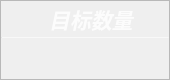
                    <widget class="QFrame" name="Target_QF_cam">
                     <property name="minimumSize">
                      <size>
                       <width>170</width>
                       <height>80</height>
                      </size>
                     </property>
                     <property name="maximumSize">
                      <size>
                       <width>170</width>
                       <height>80</height>
                      </size>
                     </property>
                     <property name="toolTipDuration">
                      <number>0</number>
                     </property>
                     <property name="styleSheet">
                      <string notr="true">QFrame#Target_QF_cam{
color: rgb(255, 255, 255);
border-radius: 15px;
background-color: qradialgradient(cx:0, cy:0, radius:1, fx:0.1, fy:0.1, stop:0 rgb(253, 139, 133),  stop:1 rgb(248, 194, 152));
border: 1px outset rgb(252, 194, 149)
}
</string>
                     </property>
                     <property name="frameShape">
                      <enum>QFrame::StyledPanel</enum>
                     </property>
                     <property name="frameShadow">
                      <enum>QFrame::Raised</enum>
                     </property>
                     <layout class="QVBoxLayout" name="verticalLayout_24" stretch="0,2,1">
                      <property name="spacing">
                       <number>0</number>
                      </property>
                      <property name="leftMargin">
                       <number>0</number>
                      </property>
                      <property name="topMargin">
                       <number>0</number>
                      </property>
                      <property name="rightMargin">
                       <number>0</number>
                      </property>
                      <property name="bottomMargin">
                       <number>0</number>
                      </property>
                      <item>
                       <widget class="QFrame" name="Target_top_cam">
                        <property name="styleSheet">
                         <string notr="true">border:none</string>
                        </property>
                        <property name="frameShape">
                         <enum>QFrame::StyledPanel</enum>
                        </property>
                        <property name="frameShadow">
                         <enum>QFrame::Raised</enum>
                        </property>
                        <layout class="QHBoxLayout" name="horizontalLayout_17">
                         <property name="spacing">
                          <number>0</number>
                         </property>
                         <property name="leftMargin">
                          <number>0</number>
                         </property>
                         <property name="topMargin">
                          <number>3</number>
                         </property>
                         <property name="rightMargin">
                          <number>0</number>
                         </property>
                         <property name="bottomMargin">
                          <number>3</number>
                         </property>
                         <item>
                          <widget class="QLabel" name="label_10">
                           <property name="maximumSize">
                            <size>
                             <width>16777215</width>
                             <height>30</height>
                            </size>
                           </property>
                           <property name="font">
                            <font>
                             <family>Segoe UI</family>
                             <pointsize>16</pointsize>
                             <italic>true</italic>
                             <bold>true</bold>
                            </font>
                           </property>
                           <property name="styleSheet">
                            <string notr="true">color: rgba(255, 255, 255,210);
padding-left:12px;
font: 700 italic 16pt &quot;Segoe UI&quot;;</string>
                           </property>
                           <property name="text">
                            <string>目标数量</string>
                           </property>
                           <property name="alignment">
                            <set>Qt::AlignCenter</set>
                           </property>
                           <property name="indent">
                            <number>0</number>
                           </property>
                          </widget>
                         </item>
                        </layout>
                       </widget>
                      </item>
                      <item>
                       <widget class="Line" name="line_7">
                        <property name="maximumSize">
                         <size>
                          <width>16777215</width>
                          <height>1</height>
                         </size>
                        </property>
                        <property name="styleSheet">
                         <string notr="true">background-color: rgba(255, 255, 255, 89);</string>
                        </property>
                        <property name="orientation">
                         <enum>Qt::Horizontal</enum>
                        </property>
                       </widget>
                      </item>
                      <item>
                       <widget class="QFrame" name="Target_bottom_cam">
                        <property name="styleSheet">
                         <string notr="true">border:none</string>
                        </property>
                        <property name="frameShape">
                         <enum>QFrame::StyledPanel</enum>
                        </property>
                        <property name="frameShadow">
                         <enum>QFrame::Raised</enum>
                        </property>
                        <layout class="QVBoxLayout" name="verticalLayout_25">
                         <property name="spacing">
                          <number>0</number>
                         </property>
                         <property name="leftMargin">
                          <number>0</number>
                         </property>
                         <property name="topMargin">
                          <number>6</number>
                         </property>
                         <property name="rightMargin">
                          <number>0</number>
                         </property>
                         <property name="bottomMargin">
                          <number>6</number>
                         </property>
                         <item alignment="Qt::AlignTop">
                          <widget class="QLabel" name="Target_num_cam">
                           <property name="minimumSize">
                            <size>
                             <width>0</width>
                             <height>30</height>
                            </size>
                           </property>
                           <property name="maximumSize">
                            <size>
                             <width>16777215</width>
                             <height>30</height>
                            </size>
                           </property>
                           <property name="font">
                            <font>
                             <family>Microsoft YaHei UI</family>
                             <pointsize>17</pointsize>
                             <italic>false</italic>
                             <bold>false</bold>
                             <underline>false</underline>
                            </font>
                           </property>
                           <property name="styleSheet">
                            <string notr="true">color: rgb(255, 255, 255);
font: 17pt &quot;Microsoft YaHei UI&quot;;</string>
                           </property>
                           <property name="text">
                            <string/>
                           </property>
                           <property name="alignment">
                            <set>Qt::AlignCenter</set>
                           </property>
                          </widget>
                         </item>
                        </layout>
                       </widget>
                      </item>
                     </layout>
                    </widget>
